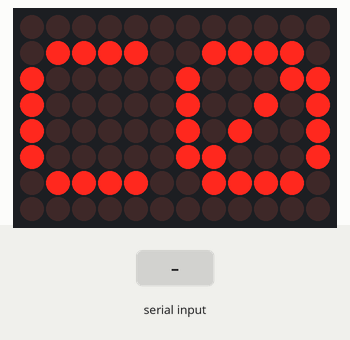
Simulated run of this sketch. Board: Arduino Uno R4 WiFi. Parts: 12×8 LED matrix. The inputs (shaded band) are chosen by the test bench. What the sketch prints to the serial monitor is not drawn.

Above: at 1.2 s.

The sketch:

UnoR4WiFi_MatrixReceiver.ino
```cpp
// Uno R4 WiFi matrix receiver for Mega exit gate status.
// Data arrives from the Mega on hardware RX0 via Serial1.
// Expects newline-delimited messages like:
// O5..O1 = opening countdown, O0 = open
// C5..C1 = closing countdown, C0 = closed
// W? = entry opening/open hold (wait)
// W5..W1 = entry closing/countdown (wait)

#include <Arduino_LED_Matrix.h>

ArduinoLEDMatrix matrix;

char lineBuf[16];
uint8_t linePos = 0;
unsigned long lastRxMs = 0;
unsigned long happyUntilMs = 0;
char currentLeft = 'C';
char currentRight = '0';

void drawFace(bool happy) {
	uint8_t frame[8][12] = {
		{0,0,0,0,0,0,0,0,0,0,0,0},
		{0,0,0,0,0,0,0,0,0,0,0,0},
		{0,0,0,0,0,1,0,1,0,0,0,0},
		{0,0,0,0,0,1,0,1,0,0,0,0},
		{0,0,0,0,0,0,0,0,0,0,0,0},
		{0,0,0,0,0,0,0,0,0,0,0,0},
		{0,0,0,0,0,0,0,0,0,0,0,0},
		{0,0,0,0,0,0,0,0,0,0,0,0}
	};

	// Distinct mouth shape for connection state.
	if (happy) {
		frame[6][3] = 1;
		frame[7][4] = 1;
		frame[7][5] = 1;
		frame[7][6] = 1;
		frame[7][7] = 1;
		frame[6][8] = 1;
	} else {
		frame[6][4] = 1;
		frame[5][5] = 1;
		frame[5][6] = 1;
		frame[5][7] = 1;
		frame[6][8] = 1;
	}

	matrix.renderBitmap(frame, 8, 12);
}

void pushCharPattern(char ch, uint8_t out[8][12]) {
	const uint8_t blank[8]  = {0x00, 0x00, 0x00, 0x00, 0x00, 0x00, 0x00, 0x00};
	const uint8_t Opat[8]   = {0x00, 0x3C, 0x42, 0x42, 0x42, 0x42, 0x3C, 0x00};
	const uint8_t Cpat[8]   = {0x00, 0x3C, 0x40, 0x40, 0x40, 0x40, 0x3C, 0x00};
	const uint8_t Wpat[8]   = {0x00, 0x42, 0x42, 0x42, 0x5A, 0x5A, 0x24, 0x00};
	const uint8_t qpat[8]   = {0x00, 0x3C, 0x42, 0x04, 0x08, 0x00, 0x08, 0x00};
	const uint8_t n0[8]     = {0x00, 0x3C, 0x46, 0x4A, 0x52, 0x62, 0x3C, 0x00};
	const uint8_t n1[8]     = {0x00, 0x08, 0x18, 0x08, 0x08, 0x08, 0x1C, 0x00};
	const uint8_t n2[8]     = {0x00, 0x3C, 0x42, 0x04, 0x18, 0x20, 0x7E, 0x00};
	const uint8_t n3[8]     = {0x00, 0x3C, 0x42, 0x0C, 0x02, 0x42, 0x3C, 0x00};
	const uint8_t n4[8]     = {0x00, 0x04, 0x0C, 0x14, 0x24, 0x7E, 0x04, 0x00};
	const uint8_t n5[8]     = {0x00, 0x7E, 0x40, 0x7C, 0x02, 0x42, 0x3C, 0x00};
	const uint8_t n6[8]     = {0x00, 0x1C, 0x20, 0x7C, 0x42, 0x42, 0x3C, 0x00};
	const uint8_t n7[8]     = {0x00, 0x7E, 0x42, 0x04, 0x08, 0x10, 0x10, 0x00};
	const uint8_t n8[8]     = {0x00, 0x3C, 0x42, 0x3C, 0x42, 0x42, 0x3C, 0x00};
	const uint8_t n9[8]     = {0x00, 0x3C, 0x42, 0x42, 0x3E, 0x02, 0x1C, 0x00};

	const uint8_t* src = blank;
	if (ch == 'O') src = Opat;
	else if (ch == 'C') src = Cpat;
	else if (ch == 'W') src = Wpat;
	else if (ch == '?') src = qpat;
	else if (ch == '0') src = n0;
	else if (ch == '1') src = n1;
	else if (ch == '2') src = n2;
	else if (ch == '3') src = n3;
	else if (ch == '4') src = n4;
	else if (ch == '5') src = n5;
	else if (ch == '6') src = n6;
	else if (ch == '7') src = n7;
	else if (ch == '8') src = n8;
	else if (ch == '9') src = n9;

	for (uint8_t r = 0; r < 8; r++) {
		for (uint8_t c = 0; c < 12; c++) {
			out[r][c] = ((src[r] >> (7 - c)) & 0x01) ? 1 : 0;
		}
	}
}

void drawPair(char left, char right) {
	uint8_t leftGlyph[8][12];
	uint8_t rightGlyph[8][12];
	uint8_t frame[8][12];

	pushCharPattern(left, leftGlyph);
	pushCharPattern(right, rightGlyph);

	for (uint8_t r = 0; r < 8; r++) {
		for (uint8_t c = 0; c < 12; c++) {
			frame[r][c] = 0;
		}
	}

	// Left glyph columns 0..5
	for (uint8_t r = 0; r < 8; r++) {
		for (uint8_t c = 1; c <= 6; c++) {
			frame[r][c - 1] = leftGlyph[r][c];
		}
	}

	// Right glyph columns 0..5 shifted to 6..11
	for (uint8_t r = 0; r < 8; r++) {
		for (uint8_t c = 1; c <= 6; c++) {
			frame[r][c + 5] = rightGlyph[r][c];
		}
	}

	matrix.renderBitmap(frame, 8, 12);
}

void showNoLink() {
	drawFace(false);
}

void applyMessage(const char* msg) {
	bool parsed = false;
	char nextLeft = currentLeft;
	char nextRight = currentRight;

	// Accept formats: O5, C3, O0, C0, W?, W1..W5
	if (msg[0] == 'O' && msg[1] >= '0' && msg[1] <= '9') {
		nextLeft = 'O';
		nextRight = msg[1];
		parsed = true;
	}
	else if (msg[0] == 'C' && msg[1] >= '0' && msg[1] <= '9') {
		nextLeft = 'C';
		nextRight = msg[1];
		parsed = true;
	}
	else if (msg[0] == 'W' && ((msg[1] >= '0' && msg[1] <= '9') || msg[1] == '?')) {
		nextLeft = 'W';
		nextRight = msg[1];
		parsed = true;
	}
	if (!parsed) {
		return;
	}

	currentLeft = nextLeft;
	currentRight = nextRight;
	lastRxMs = millis();
	drawPair(currentLeft, currentRight);
}

void setup() {
	Serial.begin(9600);
	Serial1.begin(9600);
	matrix.begin();
	showNoLink();
	Serial.println("Uno R4 exit matrix ready");
}

void loop() {
	while (Serial1.available() > 0) {
		char ch = (char)Serial1.read();
		if (ch == '\r') {
			continue;
		}
		if (ch == '\n') {
			if (linePos > 0) {
				lineBuf[linePos] = '\0';
				Serial.print("RX: ");
				Serial.println(lineBuf);
				applyMessage(lineBuf);
				linePos = 0;
			}
			continue;
		}

		if (linePos < (sizeof(lineBuf) - 1)) {
			lineBuf[linePos++] = ch;
		} else {
			linePos = 0;
		}
	}

	// Show sad face only on real communication loss.
	if (lastRxMs != 0 && (millis() - lastRxMs) > 10000) {
		showNoLink();
		happyUntilMs = 0;
		lastRxMs = 0;
	} else if (lastRxMs != 0) {
		drawPair(currentLeft, currentRight);
	} else {
		drawPair('C', '0');
	}
}
```
